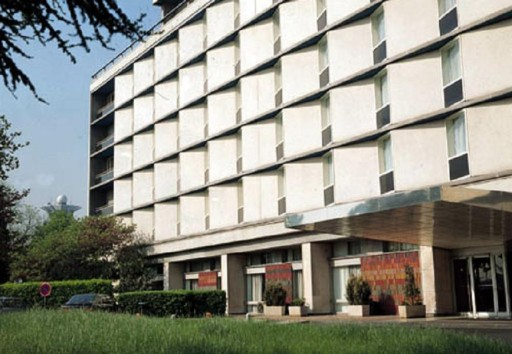
#> input picture trimester4/ID6004W_IndustrialVision/Assignments/assignment2_data/building.jpg, 512 x 354 px; its folder holds 2 pictures in this run
$ jupyter execute --allow-errors assignment2.ipynb
#> lines starting #> are read from the running program, lines starting #| are printed output that depends on the picture
# ID6004W Industrial Vision - Assignment 2
### Lectures 03-06: Edges, Lines, Corners, and Scale

| | |
|---|---|
| **Released** | Oct 1st 2026 |
| **Due** | Oct 21st 2026 (5.00 PM IST) |
| **Total** | 100 marks (Theory 65 + Programming 35; will be scaled down appropriately later) |

## Instructions

**Working in Colab.** Open this notebook in Google Colab and immediately use *File → Save a copy in Drive*; work only in your copy. Type your answers in the cells marked **Your answer**, directly below each question (double-click a cell to edit it). Mathematics can be typed in LaTeX between `$...$` or `$$...$$`. Photographs of hand-written working are **not** accepted in place of typed answers.

- **The writing must be your own**, for both the theory answers and the code.
- Cells marked **Optional check** are not graded. Use them to verify a hand calculation numerically, but the answer you submit must be derived by hand with the steps shown.
- Part B is done in this notebook. Run every cell from top to bottom (*Runtime → Restart and run all*) before you submit, so that all outputs and figures are visible in the file.
- **Submission.** When you are done, use *File → Download → Download .ipynb*, rename the file to `<ROLLNO>_assignment2.ipynb`, and upload it here: [SUBMISSION LINK](https://forms.gle/FqCHkx8jMZyQQ4fe7). For queries contact Rishabh Shukla (da26e011@smail.iitm.ac.in). The form link will be disabled after the deadline. Follow the naming convention strictly. If you used your own image in Part B, also say which one in the answer cells.
- **Late policy:** 10 marks will be deducted for each day the assignment is submitted late after the due date.

## Student details

- **Name:**
- **Roll number:**

[cell 1]
# Setup: run this cell once. It downloads the data for this assignment into the Colab session.
# Colab deletes session files when the runtime restarts; just run the cell again.
BASE_URL = "https://seafile.unistra.fr/f/421d01267ea6404a8575/?dl=1"   # set by the instructor, do not change
DATA = "assignment2_data"

import os
if not os.path.isdir(DATA):
    !wget --content-disposition -q -O {DATA}.zip "{BASE_URL}/{DATA}.zip"
    !unzip -q -o {DATA}.zip && rm -f {DATA}.zip
print(DATA, "->", sorted(os.listdir(DATA)))

[cell 2]
import cv2
import numpy as np
import matplotlib.pyplot as plt

---
# Part A - Theory  [65 marks]

---
## Question 1. The Canny edge detector  [10 marks]

**(a) Non-maximum suppression by hand.** **[5]**

At the pixel $a=(x,y)$ the gradient magnitude is $\lVert\nabla G\rVert_a = 42.0$ and the gradient orientation is $\theta=20^{\circ}$. The magnitudes at $a$ and its eight neighbours are

| | $x-1$ | $x$ | $x+1$ |
|:-:|:-:|:-:|:-:|
| $y-1$ | 18.0 | 27.0 | 36.0 |
| $y$ | 39.0 | **42.0** | 40.0 |
| $y+1$ | 12.0 | 25.0 | 33.0 |

1. Round $\theta$ to the nearest of the four directions $0^{\circ},45^{\circ},90^{\circ},135^{\circ}$, state which two neighbours are then compared with $a$, and say whether $a$ is retained.
2. Now use the interpolated form of the test. Compute the magnitude at the forward point $a+(\cos\theta,\sin\theta)$ and at the backward point $a-(\cos\theta,\sin\theta)$ by bilinear interpolation of the four surrounding pixels, and say whether $a$ is retained.

**Your answer 1(a).**

*Type your answer here. Show the intermediate steps; LaTeX such as `$\lambda_1$` renders.*

[cell 3]
# Optional check for 1(a). Rows are y-1, y, y+1 and columns are x-1, x, x+1, so a sits at [1, 1].
mag = np.array([[18.0, 27.0, 36.0],
                [39.0, 42.0, 40.0],
                [12.0, 25.0, 33.0]])
theta = np.deg2rad(20)

# TODO (optional): write bilinear(mag, x, y) and evaluate it at the forward and backward points.

**(b) Hysteresis by hand.** **[5]**

After non-maximum suppression, a $1\times9$ strip along an edge chain has magnitudes

$$[\,80,\;\;55,\;\;22,\;\;18,\;\;14,\;\;19,\;\;26,\;\;60,\;\;9\,]$$

with a high threshold $T_2=50$ and a low threshold $T_1=25$. List the indices that are retained, and state which of them are retained only because of the linking rule. Then state, in one sentence, the assumption about edges in real images that makes hysteresis a reasonable rule.

**Your answer 1(b).**

*Type your answer here. Show the intermediate steps; LaTeX such as `$\lambda_1$` renders.*

---
## Question 2. The Hough transform  [15 marks]

**(a) The point-line duality.** **[5]**

Take the three collinear points $(1,3)$, $(3,5)$, $(5,7)$.

1. Find the pair $(\rho,\theta)$ with $\theta\in[0,\pi)$ that represents the line through them, and verify by substitution that all three points vote for that bin.
2. Add a fourth point $(2,7)$, which is not on that line. Its sinusoid crosses each of the other three sinusoids. Explain why these crossings do not produce a competing peak, and state the general rule relating the number of votes in a bin to the structure in the image.

**Your answer 2(a).**

*Type your answer here. Show the intermediate steps; LaTeX such as `$\lambda_1$` renders.*

**(b) Choosing the accumulator resolution.** **[5]**

Consider a $512\times512$ image and a straight edge of length $L$ pixels.

1. Taking the origin at the centre of the image, state the range of $\rho$ and the number of accumulator cells for $\Delta\rho=1$ px and $\Delta\theta=1^{\circ}$.
2. Explain why making $\Delta\theta$ coarser can *lower* the peak vote count, and state what goes wrong when $\Delta\theta$ is made very fine.

**Your answer 2(b).**

*Type your answer here. Show the intermediate steps; LaTeX such as `$\lambda_1$` renders.*

**(c) The limits of the accumulator.** **[5]**

1. Explain in one or two sentences why deleting a random half of a line's edge pixels barely affects its detection.
2. A photograph of a doorway contains two collinear vertical segments separated by a wide horizontal lintel. The standard Hough transform reports a single line. Explain why, and state what information would have to be added to the accumulator to separate the two segments.

**Your answer 2(c).**

*Type your answer here. Show the intermediate steps; LaTeX such as `$\lambda_1$` renders.*

---
## Question 3. The structure matrix  [10 marks]

Recall from Lecture 04 that the change produced by a shift $(\Delta x,\Delta y)$ of the window $W$ is

$$
C(\Delta x,\Delta y)\;\approx\;
\begin{bmatrix}\Delta x & \Delta y\end{bmatrix}\,R\,
\begin{bmatrix}\Delta x \\ \Delta y\end{bmatrix},
\qquad
R=\sum_{W} w\begin{bmatrix} I_x^{2} & I_xI_y \\ I_xI_y & I_y^{2}\end{bmatrix},
$$

where $w$ is the window weight at each pixel.

**(a) Three patches by hand.** **[5]**

Three $3\times3$ windows are described by the gradient values $(I_x,I_y)$ at their nine pixels. Take an unweighted window, $w\equiv1$.

| Patch | Gradients |
|:-:|:--|
| $P$ | $(3,4)$ five times, $(0,0)$ four times |
| $Q$ | $(3,4)$ three times, $(-4,3)$ three times, $(0,0)$ three times |
| $S$ | $(1,0),(0,1),(-1,0),(0,-1)$, and $(0,0)$ five times |

The same three windows are drawn by the cell below. Each cell is one pixel, each arrow is that pixel's gradient $(I_x,I_y)$, and a grey dot marks a pixel whose gradient is zero. The arrows of all three patches are drawn to one common scale, and the $x$-axis points right and the $y$-axis points down, as usual for image coordinates.

[cell 4]
# Run to draw the three patches of Question 3(a).
patches = {   # (column, row) -> (Ix, Iy)
    "Patch P": {(0, 2): (3, 4), (1, 1): (3, 4), (2, 0): (3, 4), (1, 2): (3, 4), (2, 1): (3, 4)},
    "Patch Q": {(0, 0): (3, 4), (1, 0): (3, 4), (2, 0): (3, 4),
                (0, 2): (-4, 3), (1, 2): (-4, 3), (2, 2): (-4, 3)},
    "Patch S": {(0, 0): (1, 0), (2, 0): (0, 1), (0, 2): (0, -1), (2, 2): (-1, 0)},
}
fig, axes = plt.subplots(1, 3, figsize=(10, 3.6))
for ax, (name, g) in zip(axes, patches.items()):
    for col in range(3):
        for row in range(3):
            gx, gy = g.get((col, row), (0, 0))
            if gx == 0 and gy == 0:
                ax.plot(col + 0.5, row + 0.5, "o", color="0.6", ms=3)
            else:
                ax.quiver(col + 0.5, row + 0.5, gx, gy, angles="xy", scale_units="xy", scale=7, pivot="middle",
                          color="navy", width=0.012)
    ax.set_xlim(0, 3); ax.set_ylim(3, 0)          # y axis points down
    ax.set_xticks(range(4)); ax.set_yticks(range(4)); ax.grid(True, color="0.8")
    ax.tick_params(labelbottom=False, labelleft=False, length=0)
    ax.set_aspect("equal"); ax.set_title(name)
plt.show()
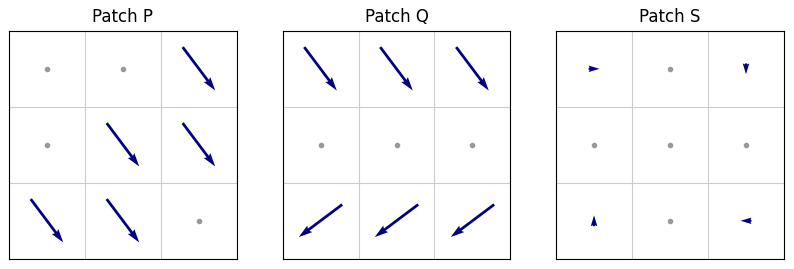
#> figure drawn by matplotlib, 3 panels

*Note that $R$ is a sum over the pixels of the window, so it depends only on which gradient values occur and how often, and not on where in the window they sit. The arrangements drawn above are therefore one plausible choice out of many: in $P$ the five equal gradients lie along a single edge running through the window, in $Q$ the window contains two edge fragments whose gradients are perpendicular, and in $S$ the four gradients point in unrelated directions and are five times shorter than those of $P$ and $Q$.*

For each patch, write down the three sums $\sum I_x^{2}$, $\sum I_y^{2}$, $\sum I_xI_y$ and hence the matrix $R$; compute $\lambda_1\ge\lambda_2$ and the eigenvectors; and classify the patch as corner, edge or flat. For the edge patch, state the orientation of the edge and check that it agrees with your eigenvector. *(Keep these three matrices; Question 4 reuses them.)*

**Your answer 3(a).**

*Type your answer here. Show the intermediate steps; LaTeX such as `$\lambda_1$` renders.*

[cell 5]
# Optional check for 3(a) and 4(a): the gradient lists of the three patches.
grads = {
    "P": [(3, 4)] * 5 + [(0, 0)] * 4,
    "Q": [(3, 4)] * 3 + [(-4, 3)] * 3 + [(0, 0)] * 3,
    "S": [(1, 0), (0, 1), (-1, 0), (0, -1)] + [(0, 0)] * 5,
}

# TODO (optional): build R for each patch, then use np.linalg.eigh to check your eigenvalues and
# eigenvectors, and compute det R, tr R and M = det R - 0.04 tr^2 R for Question 4(a).

**(b) The two Gaussians.** **[5]**

Lecture 04 introduced two distinct Gaussians: $\sigma_s$, which smooths the image before differentiation, and $\sigma_w$, which weights the window.

1. State the purpose of each, and explain why they are independent parameters rather than one.
2. Let the window shrink to a single pixel, so that $R$ is built from one gradient $(I_x,I_y)$ alone. Compute $\det R$ and $\operatorname{tr} R$ in this case, and hence the Harris response $M=\det R-\kappa\,\operatorname{tr}^2R$. State what the detector now reports everywhere in every image, and what this tells you about where cornerness resides.

**Your answer 3(b).**

*Type your answer here. Show the intermediate steps; LaTeX such as `$\lambda_1$` renders.*

---
## Question 4. The Harris response and sub-pixel localisation  [20 marks]

**(a) The response on the three patches.** **[5]**

Using $R_P,R_Q,R_S$ from Question 3(a), compute $M=\det R-\kappa\operatorname{tr}^{2}R$ for $\kappa=0.04$ and tabulate $\det R$, $\operatorname{tr} R$ and $M$. The flat patch gives $M>0$. State precisely what the sign of $M$ does and does not tell you, and quote the ratio $M_S/M_Q$ in support of your answer.

**Your answer 4(a).**

*Type your answer here. Show the intermediate steps; LaTeX such as `$\lambda_1$` renders.*

**(b) The meaning of $\kappa$.** **[5]**

Let $r=\lambda_1/\lambda_2\ge1$ measure the elongation of the patch.

1. Starting from $M=\lambda_1\lambda_2-\kappa(\lambda_1+\lambda_2)^{2}$, divide by $\lambda_2^{2}$ and show that $M>0$ is equivalent to $\kappa\,r^{2}-(1-2\kappa)\,r+\kappa<0$. Solve this quadratic for $\kappa=0.04$ and for $\kappa=0.06$, and state the largest $r$ accepted in each case. Conclude that $\kappa$ acts as a threshold on the elongation.
2. SIFT rejects a keypoint when its curvature ratio exceeds $r_{\max}=10$ (see the Lecture 07 slides). Compare this with your answer to (1), and state in one or two sentences what design decision $\kappa$ and $r_{\max}$ are two ways of expressing.

**Your answer 4(b).**

*Type your answer here. Show the intermediate steps; LaTeX such as `$\lambda_1$` renders.*

**(c) Invariance.** **[5]**

1. For $I\to aI+b$ with $a>0$, derive how the entries of $R$, the eigenvalues $\lambda_i$ and the response $M$ transform. State the consequence for a fixed threshold $T$ and give the standard remedy.
2. Rotate the image. The gradient at a corresponding point is the original gradient rotated by the same angle. Explain why the eigenvalues of $R$, and therefore $M$, are unchanged, and state the one assumption about the window that this argument requires. Do typical implementations satisfy it?
3. Explain in words why the same argument fails for a change of scale, in which the image is magnified by a factor $c$ while the window remains a fixed number of pixels.

**Your answer 4(c).**

*Type your answer here. Show the intermediate steps; LaTeX such as `$\lambda_1$` renders.*

**(d) Sub-pixel refinement by hand.** **[5]**

Near a detected maximum at $(x_c,y_c)$ the Harris response map takes the values

| | $x-1$ | $x$ | $x+1$ |
|:-:|:-:|:-:|:-:|
| $y-1$ | 0.20 | 0.55 | 0.45 |
| $y$ | 0.32 | **1.00** | 0.86 |
| $y+1$ | 0.18 | 0.60 | 0.52 |

1. Using the kernels of Lecture 05, namely $f_x:\tfrac12[1\ 0\ {-}1]$, $f_{xx}:[1\ {-}2\ 1]$ and $f_{xy}:\tfrac14\begin{bmatrix}1&0&-1\\0&0&0\\-1&0&1\end{bmatrix}$, compute $\nabla f$ and $H$, and solve $\Delta=-H^{-1}\nabla f$.
2. Verify from the signs of $\operatorname{tr} H$ and $\det H$ that the refined point is a maximum and not a saddle.

**Your answer 4(d).**

*Type your answer here. Show the intermediate steps; LaTeX such as `$\lambda_1$` renders.*

[cell 6]
# Optional check for 4(d). Rows are y-1, y, y+1 and columns are x-1, x, x+1.
f = np.array([[0.20, 0.55, 0.45],
              [0.32, 1.00, 0.86],
              [0.18, 0.60, 0.52]])

# TODO (optional): compute fx, fy, fxx, fyy, fxy at the centre, then Delta = -np.linalg.solve(H, grad).

---
## Question 5. Scale space and scale normalisation  [10 marks]

**(a) Why the factor $\sigma^{2}$.** **[5]**

1. For an ideal step $I(x)=u(x-x_0)$, derive the LoG response $R_\sigma(x)=u\ast \tfrac{d^{2}G_\sigma}{dx^{2}}$, show that its extrema lie at $x=x_0\pm\sigma$, and evaluate $R_\sigma(x_0\pm\sigma)$.
2. Hence explain why the unnormalised LoG response cannot be compared across scales, and why multiplying by $\sigma^{2}$ is the exact correction rather than merely a convenient one.

**Your answer 5(a).**

*Type your answer here. Show the intermediate steps; LaTeX such as `$\lambda_1$` renders.*

**(b) What a detected $\sigma$ means.** **[5]**

1. Using the zero set of the 2-D LoG, derive $r=\sqrt2\,\sigma$ for a binary disc of radius $r$, and state the geometric picture in one sentence.

**Your answer 5(b).**

*Type your answer here. Show the intermediate steps; LaTeX such as `$\lambda_1$` renders.*

---
# Part B - Programming  [35 marks]

## Question 6. Canny edge detector implementation  [35 marks]

Implement the four stages yourself: derivative-of-Gaussian gradients, magnitude and orientation, non-maximum suppression with interpolated neighbours, and hysteresis with 8-connected linking. Show four panels: $\lVert\nabla G\rVert$, the map after thresholding at $T_1$ only, the map after non-maximum suppression, and the final result. Compare your output with `cv2.Canny` on the same image. Report the fraction of your edge pixels lying within $1$ px of a `cv2.Canny` edge pixel, and account for at least two systematic differences. Note that `cv2.Canny` uses a fixed $3\times3$ Sobel operator and by default the $L_1$ magnitude $|G_x|+|G_y|$; verify the effect of the `L2gradient` flag.

**Data.** The setup cell downloaded `assignment2_data/building.jpg` (a photograph with long straight edges) and `assignment2_data/scene.png` (a synthetic image with ideal step edges and exact corners, useful for debugging). Develop on `scene.png`, then report on `building.jpg`. You may additionally use an image of your own (upload it with the file browser on the left).

**Rules.** You may use NumPy, SciPy and OpenCV for image I/O and for applying a kernel that *you* have built (for example `scipy.ndimage.convolve1d` or `cv2.sepFilter2D`). The four stages themselves must be your own code: do not use `cv2.Canny` (except for the comparison), `cv2.Sobel`, `cv2.GaussianBlur`, `skimage.feature.canny`, or a library connected-components routine for the hysteresis. Vectorised NumPy is expected where it is natural; a loop over the edge pixels in the linking step is fine.

[cell 7]
from scipy import ndimage

img_bgr = cv2.imread(f"{DATA}/building.jpg")          # change the file name to try another image
#> img_bgr is the input picture: shape (354, 512, 3); mean B, G, R 133.7, 143.6, 142.9
img = cv2.cvtColor(img_bgr, cv2.COLOR_BGR2GRAY).astype(np.float64)
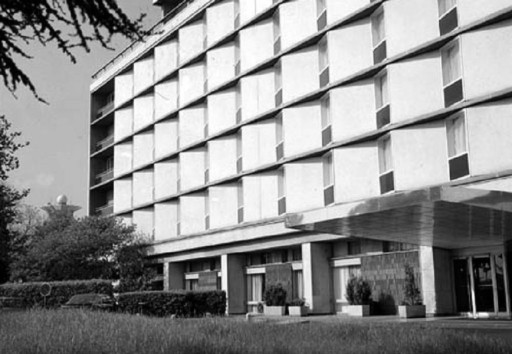
#> img: shape (354, 512) float64; min 0, max 255, mean 142.3
plt.figure(figsize=(6, 5)); plt.imshow(img, cmap="gray"); plt.axis("off"); plt.show()
print(img.shape, img.min(), img.max())
#| (354, 512) 0.0 255.0

### Stage 1 and 2: derivative-of-Gaussian gradients, magnitude and orientation

[cell 8]
def gaussian_kernels(sigma):
    # Return the sampled 1-D Gaussian g and its derivative dg on x = -r..r with r = ceil(3 sigma).
    # Normalise g to sum to 1, and dg so that it returns the slope of a unit ramp.
    # TODO
    g, dg = None, None
    return g, dg


def gradients(img, sigma):
    # Return Ix, Iy: the derivative of the Gaussian-smoothed image along x (columns) and y (rows),
    # computed with separable 1-D passes of the kernels above.
    # TODO
    Ix, Iy = None, None
    return Ix, Iy


def magnitude_orientation(Ix, Iy):
    # Return the L2 gradient magnitude and the orientation theta (radians).
    # TODO
    mag, theta = None, None
    return mag, theta

### Stage 3: non-maximum suppression with interpolated neighbours

[cell 9]
def non_max_suppression(mag, Ix, Iy):
    # Keep a pixel only if its magnitude is >= the magnitudes at a + u and a - u, where
    # u = (cos theta, sin theta) is the unit gradient direction and the two values are read by
    # bilinear interpolation of the four surrounding pixels. Return the suppressed magnitude map
    # (zero where the pixel is suppressed). Treat the one-pixel border as suppressed.
    # TODO
    nms = None
    return nms

### Stage 4: hysteresis with 8-connected linking

[cell 10]
def hysteresis(nms, T1, T2):
    # T1 < T2. Pixels with nms >= T2 are strong edges. A pixel with T1 <= nms < T2 is kept only if it
    # is 8-connected, through a chain of such pixels, to a strong edge. Return a boolean edge map.
    # TODO
    edges = None
    return edges


def my_canny(img, sigma, T1, T2):
    # Given: runs the four stages and returns every intermediate map for the figures.
    Ix, Iy = gradients(img, sigma)
    mag, theta = magnitude_orientation(Ix, Iy)
    nms = non_max_suppression(mag, Ix, Iy)
    edges = hysteresis(nms, T1, T2)
    return dict(Ix=Ix, Iy=Iy, mag=mag, theta=theta, nms=nms, edges=edges)

### Results: the four panels

Choose $\sigma$, $T_1$ and $T_2$ for your image and justify the choice in the answer cell at the end.

[cell 11]
SIGMA, T1, T2 = 1.4, None, None      # TODO: choose the thresholds (in units of your gradient magnitude)

out = my_canny(img, SIGMA, T1, T2)
#> out = 6 items
#> (the rest of this cell did not finish here and is left out)

### Comparison with `cv2.Canny`

`cv2.Canny` works on the unsmoothed 8-bit image with a $3\times3$ Sobel operator, so its thresholds are on a different scale from yours; choose `lo`, `hi` so that the two detectors report a comparable number of edge pixels. Smooth the input with your own Gaussian first if you want a fairer comparison, and say whether you did.

[cell 12]
def fraction_within_1px(mine, ref):
    # Fraction of the True pixels of `mine` that lie within 1 px (8-neighbourhood) of a True pixel of `ref`.
    # TODO
    return None


lo, hi = None, None                  # TODO: cv2.Canny thresholds
img_u8 = img.astype(np.uint8)
cv_l1 = cv2.Canny(img_u8, lo, hi, L2gradient=False) > 0
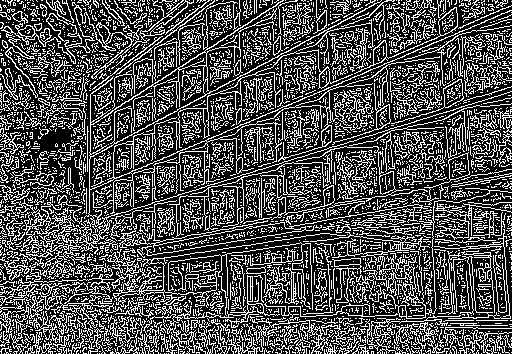
#> cv_l1: shape (354, 512) bool; 31.4% white in thin lines or dots
cv_l2 = cv2.Canny(img_u8, lo, hi, L2gradient=True) > 0
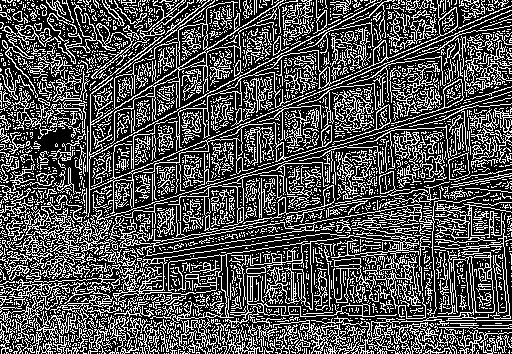
#> cv_l2: shape (354, 512) bool; 32.2% white in thin lines or dots

for name, ref in (("cv2.Canny L1", cv_l1), ("cv2.Canny L2", cv_l2)):
    print(f"{name}: {int(ref.sum())} edge pixels; fraction of mine within 1 px: "
          f"{fraction_within_1px(out['edges'], ref)}")
#> this loop made 2 passes
#> name on passes 1 to 2: 'cv2.Canny L1', 'cv2.Canny L2'
#| cv2.Canny L1: 56965 edge pixels; fraction of mine within 1 px: None
#| cv2.Canny L2: 58281 edge pixels; fraction of mine within 1 px: None

fig, axes = plt.subplots(1, 3, figsize=(18, 6))
#> (the rest of this cell did not finish here and is left out)

[cell 13]
# Overlay: yours in red, cv2.Canny (L2) in green, both in yellow.
overlay = np.zeros(img.shape + (3,))
overlay[..., 0] = out["edges"]
#> overlay: shape (354, 512, 3) float64; 33.33% of the values are NaN or infinite; the others: min 0, max 0, mean 0
overlay[..., 1] = cv_l2
#> overlay: shape (354, 512, 3) float64; 33.33% of the values are NaN or infinite; the others: min 0, max 1, mean 0.161
plt.figure(figsize=(10, 8)); plt.imshow(overlay); plt.axis("off"); plt.show()
